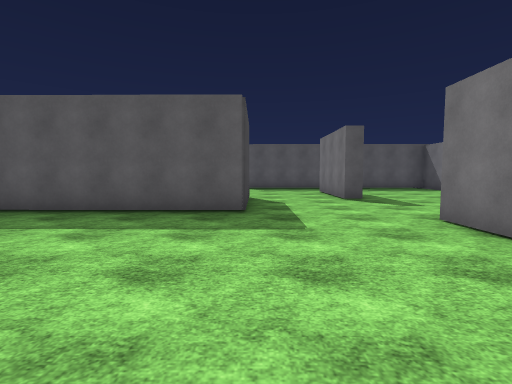
View 1 (above)

22 first-person views from a walk through a 3-D level made in the Unity game engine. The camera is 1.5 m above the floor, tilts 4° down and sees 85° across. Doors are open. The floor is counted in squares, 2 m on a side. Each view is taken from the middle of a square. On the plan, view 1 faces up. The plan holds only what a view shows up to about 10 squares ahead; the rest is blank. The place goes on beyond the plan. The player is left out. Surface patterns are stand-ins for the level's own textures.

View 2
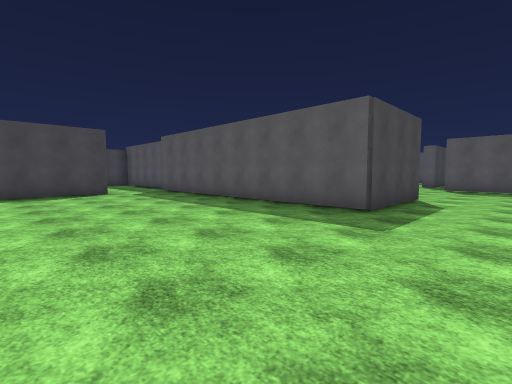

View 3
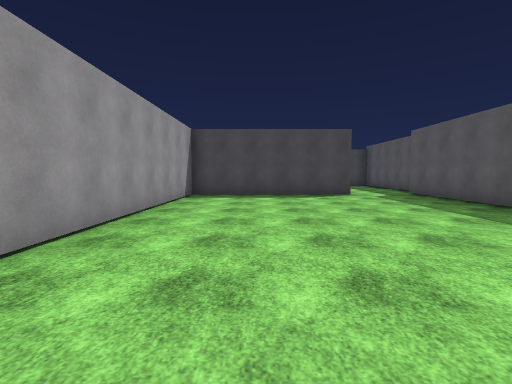

View 4
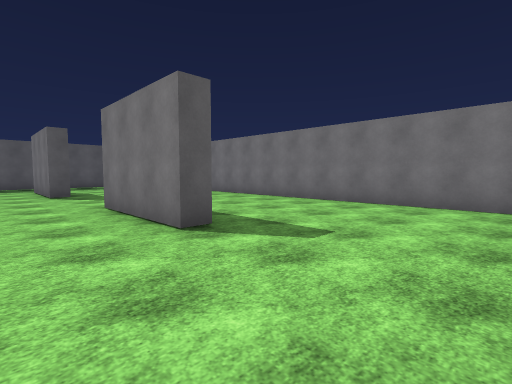

View 5
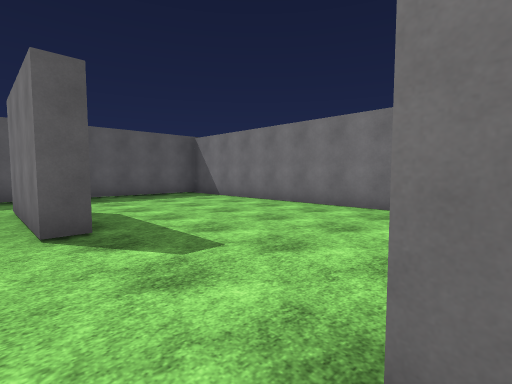

View 6
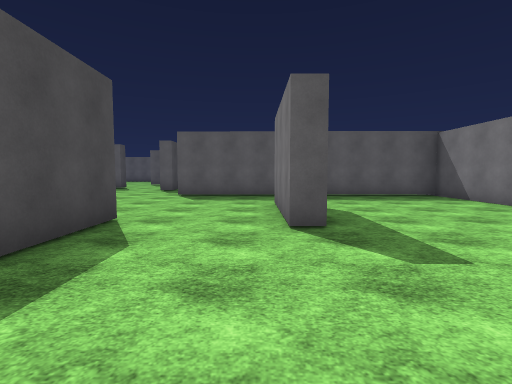

View 7
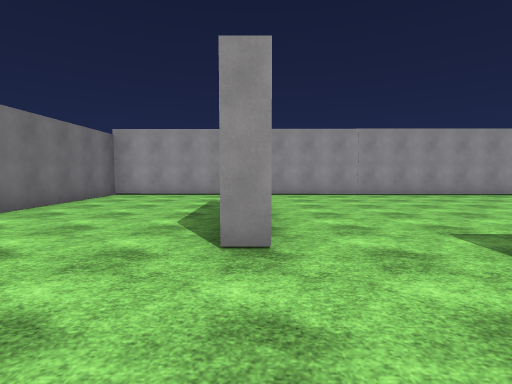

View 8
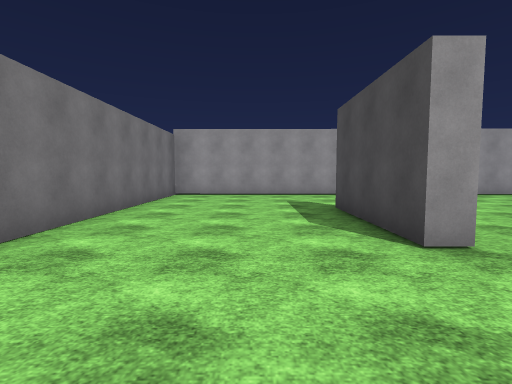

View 9
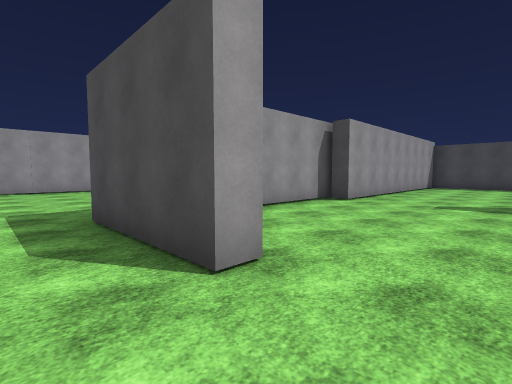

View 10
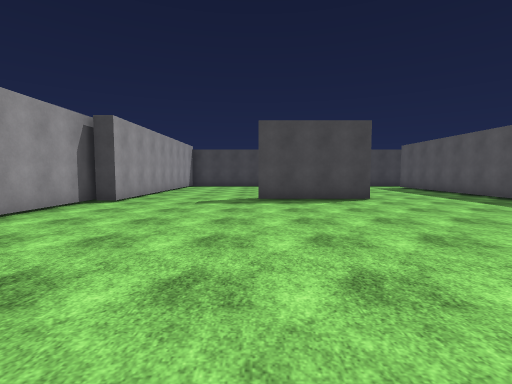

View 11
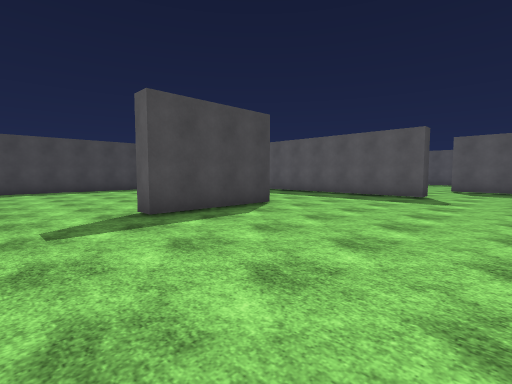

View 12
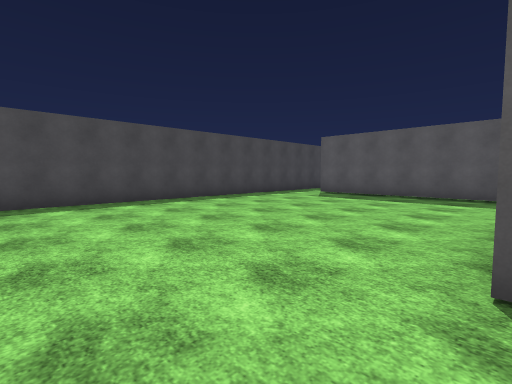

View 13
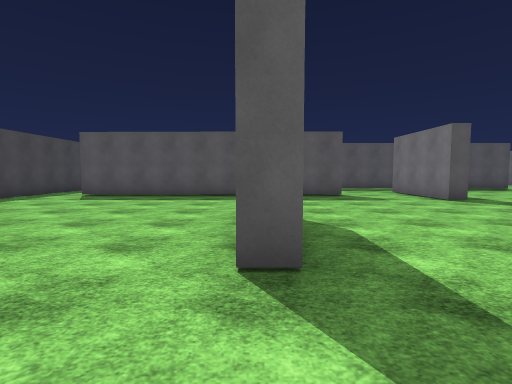

View 14
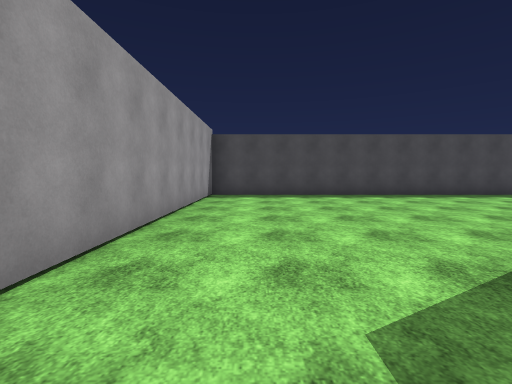

View 15
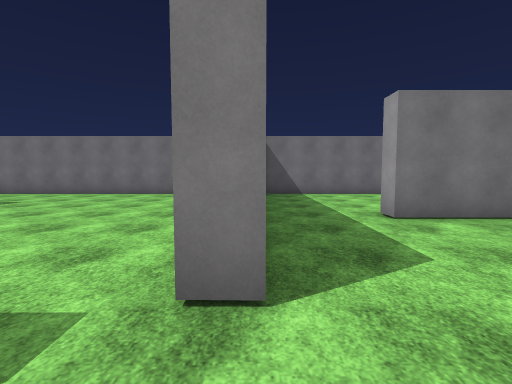

View 16
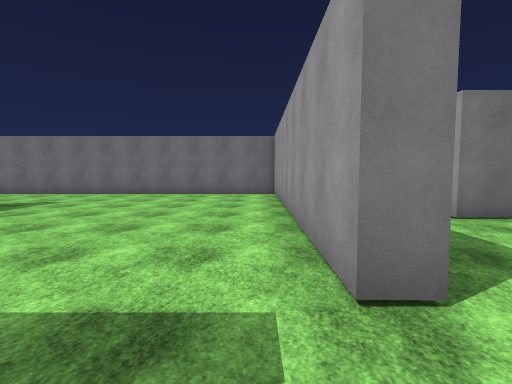

View 17
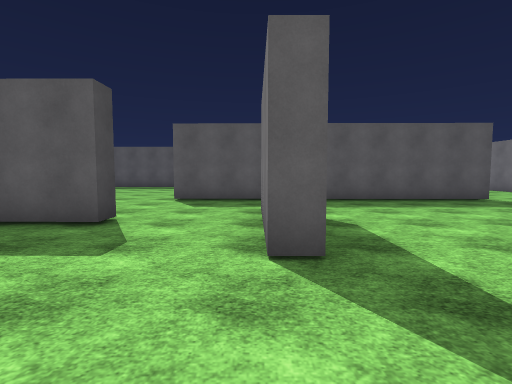

View 18
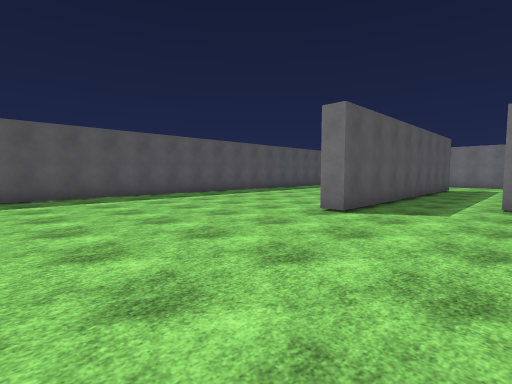

View 19
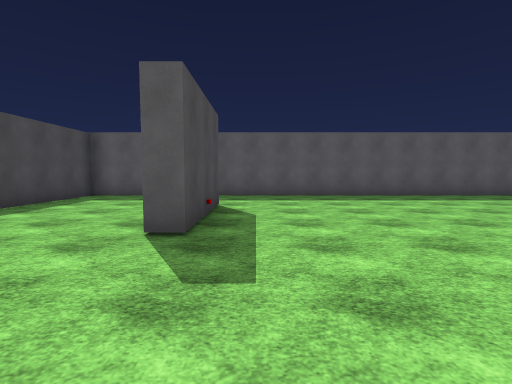

View 20
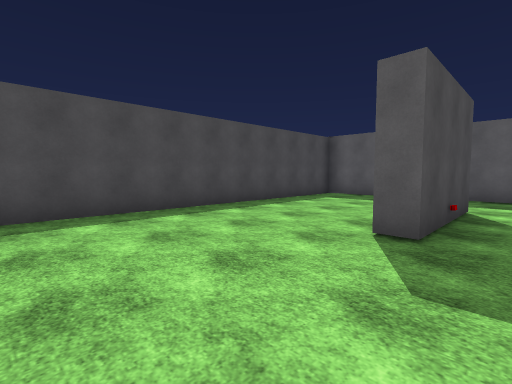

View 21
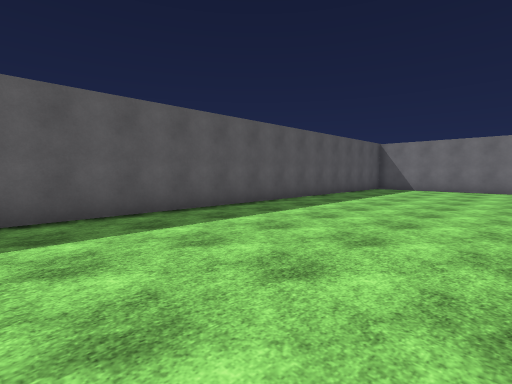

View 22
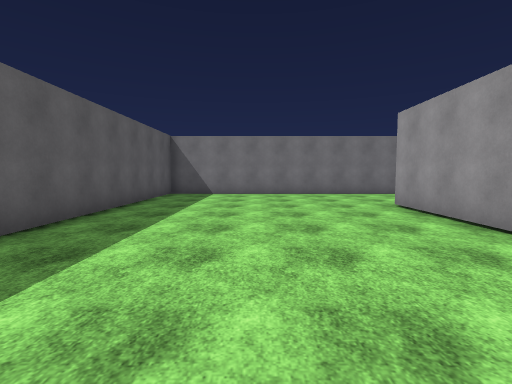

### Floor plan
Ten units are one square. View 1 is at (0, 0); x grows to the right and y downward. Boxes are objects, and circles mark ways between rooms. Rooms are numbered by the first view taken in them; rooms with no view inside come last. Other rooms are left out.
<svg viewBox="-147 -274 229 302">
<path fill="none" stroke="#000" d="M29 -43 33 -43 33 -12 29 -12 29 -43M30 -77 25 -77M-2 -84 -2 -52 -87 -53M25 -108 30 -108M-82 -31 -82 21 77 23 77 -129 42 -129M-66 -132 -66 -101 -72 -101M-64 -58 -34 -57M-8 -84 -2 -84M-14 -154 -19 -154 -19 -175M-42 -175 -42 -170 -127 -170M27 -129 -5 -129 -5 -134M25 -77 25 -108M-142 -174 -142 -65 -60 -65 -61 -59M12 -209 42 -209M-19 -175 -19 -185M-98 -245 -98 -213 -104 -213M42 -204 -42 -205 -42 -210M-5 -134 74 -134M-126 -269 -142 -269 -142 -174M77 -132 77 -269 -102 -269"/>
<circle cx="15" cy="-80" r="3" fill="#2a7"/>
<circle cx="30" cy="-115" r="3" fill="#2a7"/>
<circle cx="-135" cy="-170" r="3" fill="#2a7"/>
<circle cx="-15" cy="-145" r="3" fill="#2a7"/>
<circle cx="-35" cy="-170" r="3" fill="#2a7"/>
<text x="10" y="-30">1</text>
<text x="-60" y="-110">2</text>
<text x="-30" y="-220">3</text>
</svg>
Room 1 opens to room 2. Room 2 opens to room 3.

Where each view was taken, in squares from view 1:
view 1: 0 up, 0 right, facing up
view 2: 0 up, 2 right, facing up-left
view 3: 0 up, 1 right, facing left
view 4: 2 down, 1 right, facing up-right
view 5: 4 up, 2 right, facing up-right
view 6: 4 up, 2 right, facing up
view 7: 7 up, 3 right, facing down
view 8: 7 up, 5 right, facing down
view 9: 10 up, 1 right, facing down-left
view 10: 10 up, 1 right, facing left
view 11: 8 up, 2 left, facing up-left
view 12: 8 up, 7 left, facing up-left
view 13: 8 up, 7 left, facing up
view 14: 8 up, 5 left, facing left
view 15: 13 up, 2 left, facing right
view 16: 14 up, 2 left, facing right
view 17: 13 up, 2 left, facing up
view 18: 18 up, 9 left, facing up-right
view 19: 18 up, 9 left, facing up
view 20: 18 up, 9 left, facing up-left
view 21: 22 up, 5 left, facing up-right
view 22: 24 up, 2 left, facing right
